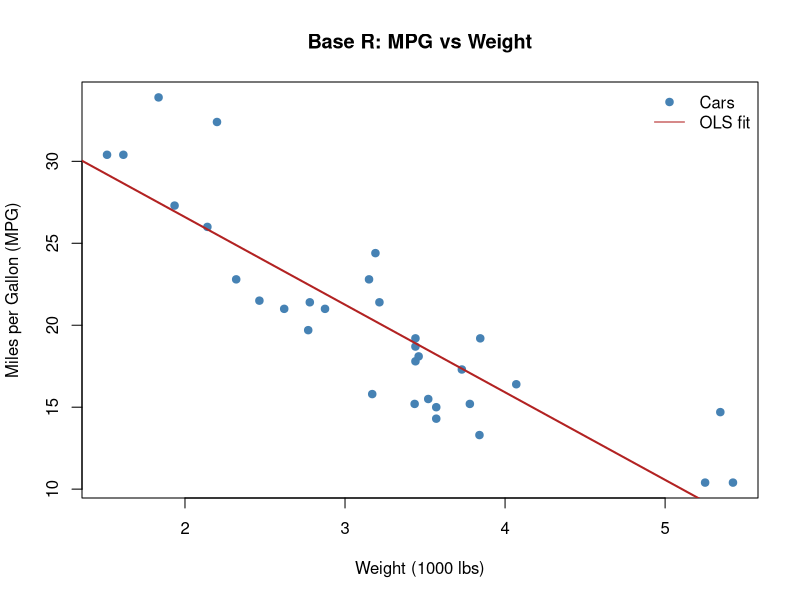
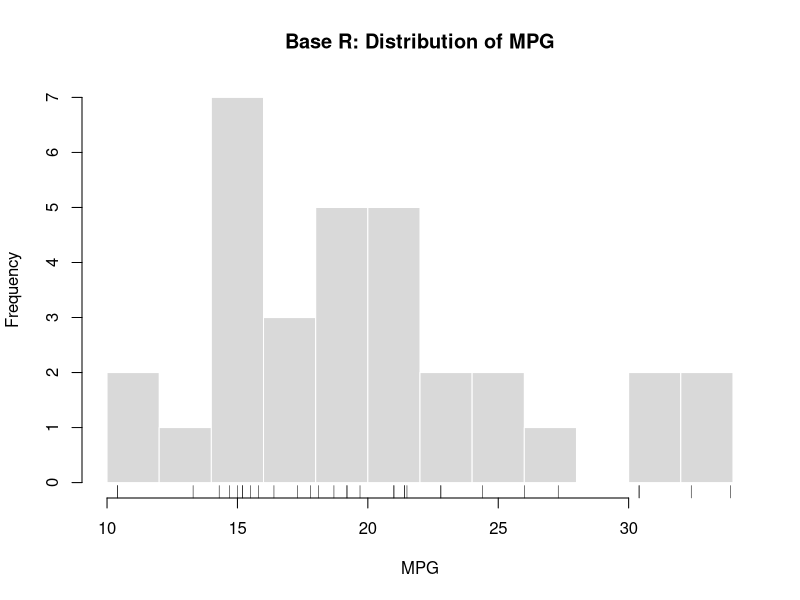
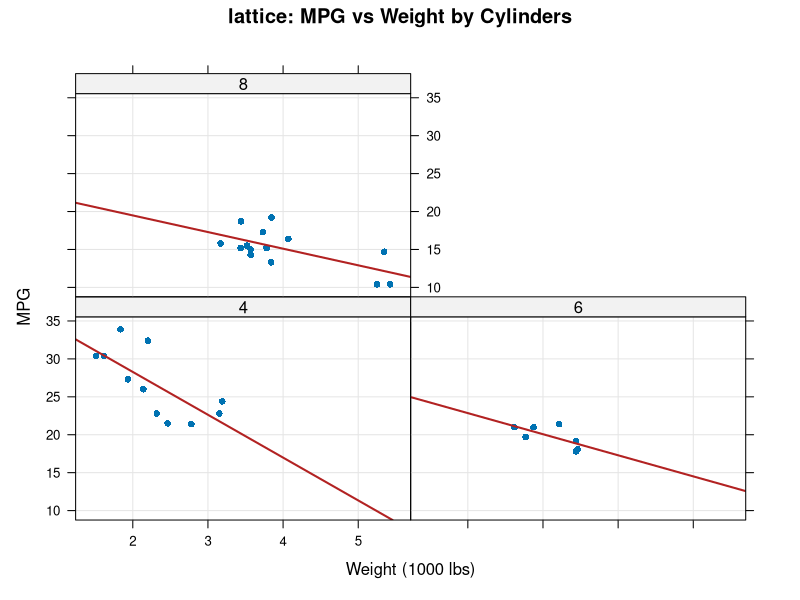
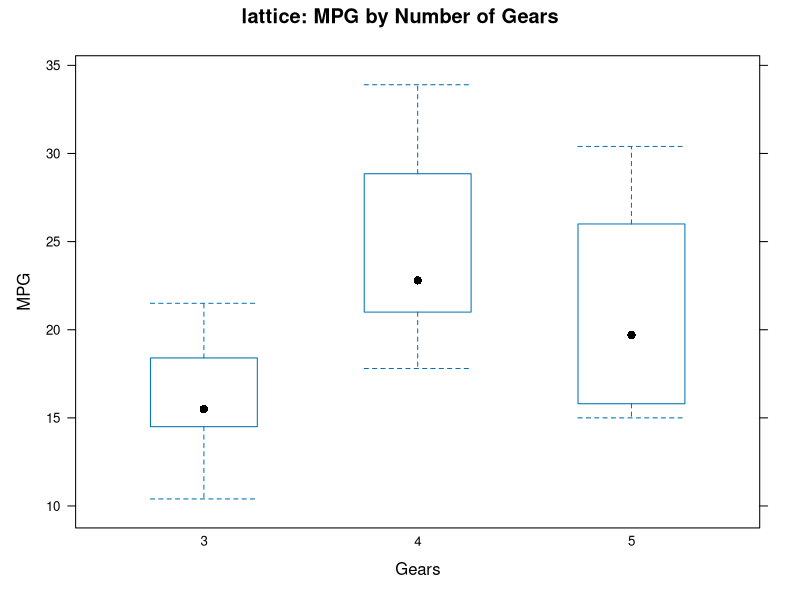
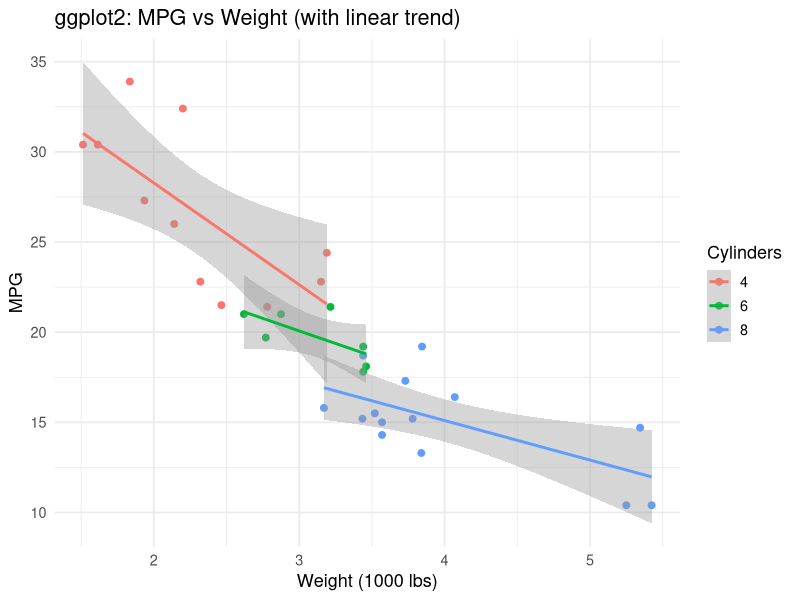
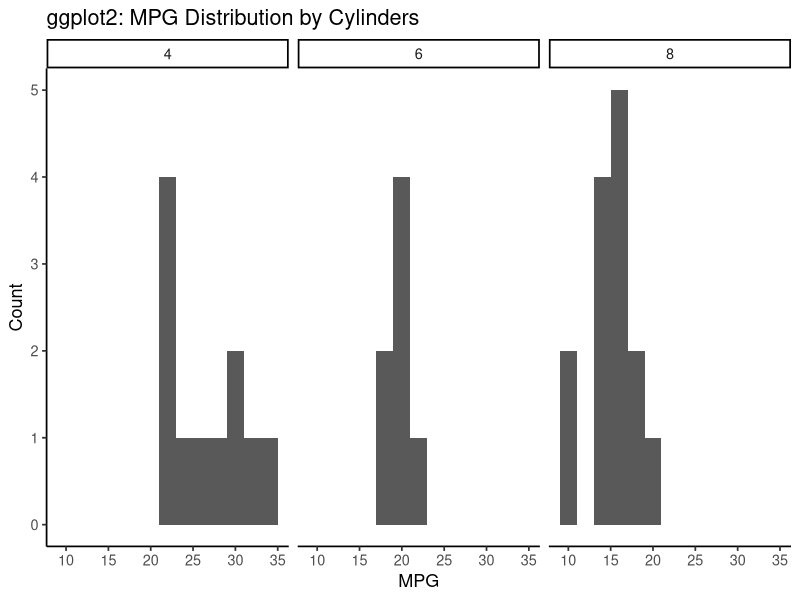

Reproduce these figures in R, in order.
# assignment9.R
# LIS4370 - Assignment #9: Visualization in R – Base Graphics, Lattice, and ggplot2
# Dataset: mtcars (from Rdatasets/datasets package)
# --------------------------------------------------
# This script creates at least one visualization from each system (base, lattice, ggplot2)
# and saves figures to a local "figs/" folder for screenshots/blog embedding.

# ---- setup ----
# Uncomment if not installed:
# install.packages(c("lattice", "ggplot2"))

library(lattice)
library(ggplot2)

# Use an Rdatasets dataset (mtcars lives in the 'datasets' package)
data("mtcars", package = "datasets")
mtcars$cyl_f <- factor(mtcars$cyl)
mtcars$gear_f <- factor(mtcars$gear)

if (!dir.exists("figs")) dir.create("figs")

# =========================
# 1) Base R Graphics
# =========================

# 1A. Scatterplot with regression line (MPG vs Weight)
png("figs/base_scatter_mpg_wt.png", width = 900, height = 600, res = 120)
plot(mtcars$wt, mtcars$mpg,
     pch = 19, col = "steelblue",
     xlab = "Weight (1000 lbs)", ylab = "Miles per Gallon (MPG)",
     main = "Base R: MPG vs Weight")
abline(lm(mpg ~ wt, data = mtcars), col = "firebrick", lwd = 2)
legend("topright", legend = c("Cars", "OLS fit"),
       pch = c(19, NA), lty = c(NA, 1), col = c("steelblue", "firebrick"), bty = "n")
dev.off()

# 1B. Histogram of MPG
png("figs/base_hist_mpg.png", width = 900, height = 600, res = 120)
hist(mtcars$mpg,
     breaks = 10, col = "gray85", border = "white",
     main = "Base R: Distribution of MPG", xlab = "MPG")
rug(mtcars$mpg)
dev.off()

# =========================
# 2) lattice Graphics
# =========================

# 2A. Conditional scatter (small multiples) MPG ~ WT | Cylinders
png("figs/lattice_xyplot_mpg_wt_by_cyl.png", width = 900, height = 600, res = 120)
print(
  xyplot(mpg ~ wt | cyl_f, data = mtcars,
         pch = 16,
         xlab = "Weight (1000 lbs)", ylab = "MPG",
         main = "lattice: MPG vs Weight by Cylinders",
         panel = function(x, y, ...) {
           panel.grid(h = -1, v = -1)
           panel.xyplot(x, y, ...)
           panel.lmline(x, y, col = "firebrick", lwd = 2)
         })
)
dev.off()

# 2B. Box-and-whisker plot of MPG by Gear
png("figs/lattice_bwplot_mpg_by_gear.png", width = 900, height = 600, res = 120)
print(
  bwplot(mpg ~ gear_f, data = mtcars,
        ylab = "MPG", xlab = "Gears",
        main = "lattice: MPG by Number of Gears")
)
dev.off()

# =========================
# 3) ggplot2 Graphics
# =========================

# 3A. Scatter with smoothing (colored by cylinders)
p1 <- ggplot(mtcars, aes(wt, mpg, color = cyl_f)) +
  geom_point(size = 2) +
  geom_smooth(method = "lm", se = TRUE) +
  labs(title = "ggplot2: MPG vs Weight (with linear trend)",
       x = "Weight (1000 lbs)", y = "MPG", color = "Cylinders") +
  theme_minimal(base_size = 13)
ggsave(filename = "figs/ggplot_scatter_mpg_wt.png", plot = p1, width = 9, height = 6, dpi = 120)

# 3B. Faceted histogram of MPG by Cylinders
p2 <- ggplot(mtcars, aes(mpg)) +
  geom_histogram(binwidth = 2) +
  facet_wrap(~ cyl_f, nrow = 1) +
  labs(title = "ggplot2: MPG Distribution by Cylinders", x = "MPG", y = "Count") +
  theme_classic(base_size = 13)
ggsave(filename = "figs/ggplot_hist_mpg_by_cyl.png", plot = p2, width = 12, height = 4, dpi = 120)

# Show what was saved (useful when running interactively)
print(list.files("figs", full.names = TRUE))
